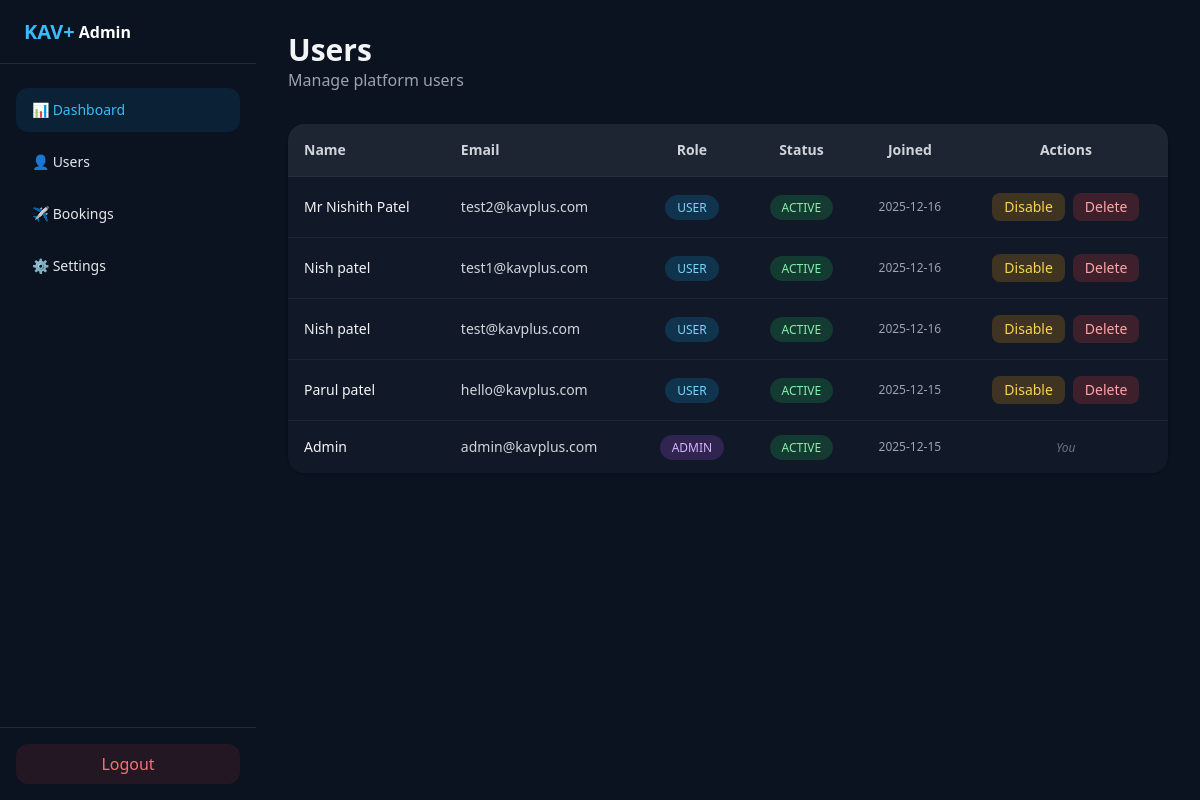
/admin-users.php (signed in), run on the app's committed database.
### tables this page shows
CREATE TABLE users (
            id INTEGER PRIMARY KEY AUTOINCREMENT,
            name TEXT NOT NULL,
            email TEXT UNIQUE NOT NULL,
            password TEXT NOT NULL,
            role TEXT NOT NULL DEFAULT 'user',
            status TEXT NOT NULL DEFAULT 'ACTIVE',
            created_at TEXT NOT NULL
        );

### admin-users.php (the view, shortened to what this page needs)
<?php
$pdo = db();
$adminId = (int)$_SESSION['admin']['id'];
$stmt = $pdo->query("
    SELECT id, name, email, role, status, created_at
    FROM users
    ORDER BY created_at DESC
");
$users = $stmt->fetchAll(PDO::FETCH_ASSOC);
function h($v){ return htmlspecialchars((string)$v); }
?>
<!DOCTYPE html>
<html lang="en">
<head>
<script src="https://cdn.tailwindcss.com"></script>
</head>
<body class="bg-[#0B1220] text-gray-100">
<?php include 'admin-header.php'; ?>
<main class="ml-64 p-8">
  <div class="mb-8">
    <h1 class="text-3xl font-bold">Users</h1>
    <p class="text-gray-400">
      Manage platform users
    </p>
  </div>
  <div class="bg-[#111827] rounded-2xl shadow overflow-hidden">
    <table class="w-full text-sm">
      <thead class="bg-white/5 text-gray-300">
        <tr>
          <th class="p-4 text-left">Name</th>
          <th class="p-4 text-left">Email</th>
          <th class="p-4 text-center">Role</th>
          <th class="p-4 text-center">Status</th>
          <th class="p-4 text-center">Joined</th>
          <th class="p-4 text-center">Actions</th>
        </tr>
      </thead>
      <tbody>
      <?php foreach ($users as $u): ?>
        <tr class="border-t border-white/5 hover:bg-white/5">
          <td class="p-4 font-medium"><?= h($u['name']) ?></td>
          <td class="p-4 text-gray-300"><?= h($u['email']) ?></td>
          <td class="p-4 text-center">
            <span class="px-3 py-1 rounded-full text-xs
              <?= $u['role']==='admin'
                ? 'bg-purple-500/20 text-purple-300'
                : 'bg-sky-500/20 text-sky-300' ?>">
              <?= strtoupper(h($u['role'])) ?>
            </span>
          </td>
          <td class="p-4 text-center">
            <span class="px-3 py-1 rounded-full text-xs
              <?= $u['status']==='ACTIVE'
                ? 'bg-green-500/20 text-green-300'
                : 'bg-red-500/20 text-red-300' ?>">
              <?= h($u['status']) ?>
            </span>
          </td>
          <td class="p-4 text-center text-xs text-gray-400">
            <?= date('Y-m-d', strtotime($u['created_at'])) ?>
          </td>
          <td class="p-4 text-center">
            <?php if ($u['id'] === $adminId): ?>
              <span class="text-xs text-gray-500 italic">You</span>
            <?php else: ?>
            <div class="flex justify-center gap-2">
              <form method="POST">
                <?php if ($u['status']==='ACTIVE'): ?>
                  <button class="px-3 py-1 rounded-lg bg-amber-500/20 text-amber-300">
                    Disable
                  </button>
                <?php endif; ?>
              </form>
              <form method="POST"
                    onsubmit="return confirm('Delete this user permanently?');">
                <button class="px-3 py-1 rounded-lg bg-red-500/20 text-red-300">
                  Delete
                </button>
              </form>
            </div>
            <?php endif; ?>
          </td>
        </tr>
      <?php endforeach; ?>
      </tbody>
    </table>
  </div>
</main>
</body>
</html>

### admin-header.php (shortened to what this page needs)
<aside class="fixed top-0 left-0 h-screen w-64 bg-[#0B1220] text-gray-200 flex flex-col">
  <div class="h-16 flex items-center px-6 border-b border-white/10">
    <span class="text-xl font-bold text-sky-400">KAV+</span>
    <span class="ml-1 text-white font-semibold">Admin</span>
  </div>
  <nav class="flex-1 px-4 py-6 space-y-2 text-sm">
    <a href="admin-dashboard.php"
       class="flex items-center gap-3 px-4 py-3 rounded-xl bg-sky-500/10 text-sky-400">
      📊 Dashboard
    </a>
    <a href="admin-users.php"
       class="flex items-center gap-3 px-4 py-3 rounded-xl hover:bg-white/5">
      👤 Users
    </a>
    <a href="admin-bookings.php"
       class="flex items-center gap-3 px-4 py-3 rounded-xl hover:bg-white/5">
      ✈️ Bookings
    </a>
    <a href="admin-settings.php"
       class="flex items-center gap-3 px-4 py-3 rounded-xl hover:bg-white/5">
      ⚙️ Settings
    </a>
  </nav>
  <div class="p-4 border-t border-white/10">
    <a href="logout.php"
       class="block text-center px-4 py-2 rounded-xl bg-red-500/10 text-red-400 hover:bg-red-500/20">
      Logout
    </a>
  </div>
</aside>

### data on the page
users: name "Mr Nishith Patel", email "test2@kavplus.com", role "USER", status "ACTIVE", created_at "2025-12-16", shows "Disable"
users: name "Nish patel", email "test1@kavplus.com", role "USER", status "ACTIVE", created_at "2025-12-16", shows "Disable"
users: name "Nish patel", email "test@kavplus.com", role "USER", status "ACTIVE", created_at "2025-12-16", shows "Disable"
users: name "Parul patel", email "hello@kavplus.com", role "USER", status "ACTIVE", created_at "2025-12-15", shows "Disable"
users: name "Admin", email "admin@kavplus.com", role "ADMIN", status "ACTIVE", created_at "2025-12-15", shows "You"
